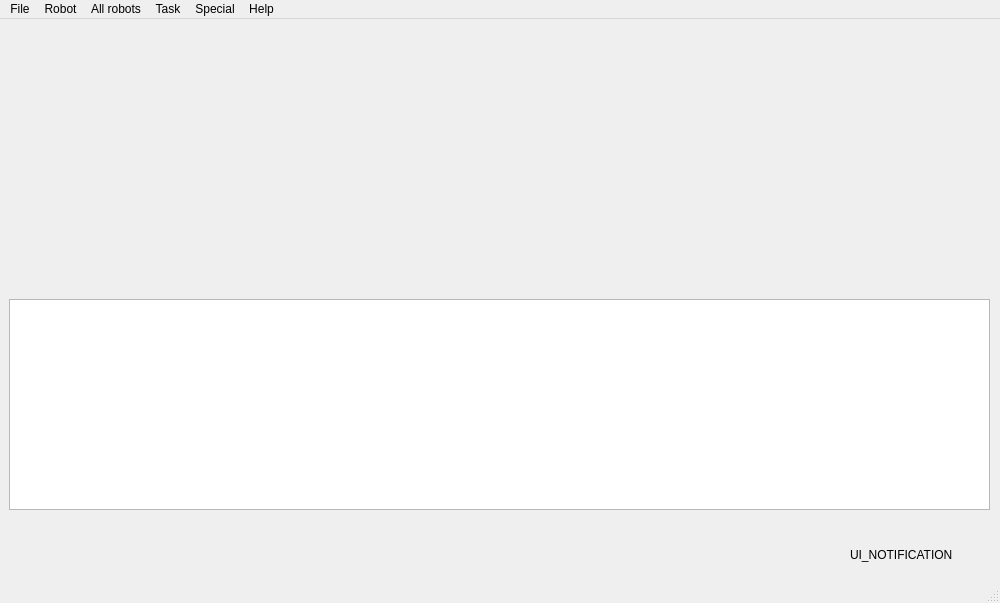
<?xml version="1.0" encoding="UTF-8"?>
<ui version="4.0">
 <class>MainWindow</class>
 <widget class="QMainWindow" name="MainWindow">
  <property name="geometry">
   <rect>
    <x>0</x>
    <y>0</y>
    <width>1000</width>
    <height>603</height>
   </rect>
  </property>
  <property name="windowTitle">
   <string>MainWindow</string>
  </property>
  <widget class="QWidget" name="centralWidget">
   <widget class="QPlainTextEdit" name="plainTextEdit_sr">
    <property name="geometry">
     <rect>
      <x>9</x>
      <y>280</y>
      <width>981</width>
      <height>211</height>
     </rect>
    </property>
    <property name="font">
     <font>
      <family>Monospace</family>
      <pointsize>9</pointsize>
     </font>
    </property>
   </widget>
   <widget class="QLabel" name="notification_label">
    <property name="geometry">
     <rect>
      <x>850</x>
      <y>520</y>
      <width>141</width>
      <height>31</height>
     </rect>
    </property>
    <property name="text">
     <string>UI_NOTIFICATION</string>
    </property>
   </widget>
  </widget>
  <widget class="QMenuBar" name="menuBar">
   <property name="geometry">
    <rect>
     <x>0</x>
     <y>0</y>
     <width>1000</width>
     <height>25</height>
    </rect>
   </property>
   <widget class="QMenu" name="menuRobot">
    <property name="title">
     <string>Robot</string>
    </property>
    <widget class="QMenu" name="menuSpkm">
     <property name="title">
      <string>Spkm</string>
     </property>
     <widget class="QMenu" name="menuspkm_Pre_synchro_moves">
      <property name="title">
       <string>Pre Synchro Moves</string>
      </property>
      <addaction name="actionspkm_Synchronisation"/>
      <addaction name="actionspkm_Motors"/>
     </widget>
     <widget class="QMenu" name="menuspkm_Post_synchro_moves">
      <property name="title">
       <string>Post Synchro Moves</string>
      </property>
      <addaction name="actionspkm_Motors_post"/>
      <addaction name="actionspkm_Joints"/>
      <addaction name="actionspkm_External"/>
     </widget>
     <widget class="QMenu" name="menuspkm_Preset_positions">
      <property name="title">
       <string>Preset Positions</string>
      </property>
      <addaction name="actionspkm_Synchro_Position"/>
      <addaction name="actionspkm_Front_Position"/>
      <addaction name="actionspkm_Position_0"/>
      <addaction name="actionspkm_Position_1"/>
      <addaction name="actionspkm_Position_2"/>
     </widget>
     <addaction name="actionspkm_EDP_Load"/>
     <addaction name="actionspkm_EDP_Unload"/>
     <addaction name="separator"/>
     <addaction name="menuspkm_Pre_synchro_moves"/>
     <addaction name="menuspkm_Post_synchro_moves"/>
     <addaction name="menuspkm_Preset_positions"/>
    </widget>
    <widget class="QMenu" name="menuSmb">
     <property name="title">
      <string>Smb</string>
     </property>
     <addaction name="actionsmb_EDP_Load"/>
     <addaction name="actionsmb_EDP_Unload"/>
    </widget>
    <widget class="QMenu" name="menuShead">
     <property name="title">
      <string>Shead</string>
     </property>
     <addaction name="actionshead_EDP_Load"/>
     <addaction name="actionshead_EDP_Unload"/>
    </widget>
    <widget class="QMenu" name="menuIrp6ot_m">
     <property name="title">
      <string>Irp6ot_m</string>
     </property>
     <widget class="QMenu" name="menuirp6ot_m_Pre_Synchro_Moves">
      <property name="title">
       <string>Pre Synchro Moves</string>
      </property>
      <addaction name="actionirp6ot_m_Synchronisation"/>
     </widget>
     <widget class="QMenu" name="menuirp6ot_m_Preset_Positions">
      <property name="title">
       <string>Preset Positions</string>
      </property>
      <addaction name="actionirp6ot_m_Synchro_Position"/>
      <addaction name="actionirp6ot_m_Front_Position"/>
      <addaction name="actionirp6ot_m_Position_0"/>
      <addaction name="actionirp6ot_m_Position_1"/>
      <addaction name="actionirp6ot_m_Position_2"/>
     </widget>
     <addaction name="actionirp6ot_m_EDP_Load"/>
     <addaction name="actionirp6ot_m_EDP_Unload"/>
     <addaction name="separator"/>
     <addaction name="menuirp6ot_m_Pre_Synchro_Moves"/>
     <addaction name="menuirp6ot_m_Preset_Positions"/>
    </widget>
    <widget class="QMenu" name="menuIrp6p_m">
     <property name="title">
      <string>Irp6p_m</string>
     </property>
     <widget class="QMenu" name="menuirp6p_m_Pre_Synchro_Moves">
      <property name="title">
       <string>Pre Synchro Moves</string>
      </property>
      <addaction name="actionirp6p_m_Synchronisation"/>
     </widget>
     <widget class="QMenu" name="menuirp6p_m_Preset_Positions">
      <property name="title">
       <string>Preset Positions</string>
      </property>
      <addaction name="actionirp6p_m_Synchro_Position"/>
      <addaction name="actionirp6p_m_Front_Position"/>
      <addaction name="actionirp6p_m_Position_0"/>
      <addaction name="actionirp6p_m_Position_1"/>
      <addaction name="actionirp6p_m_Position_2"/>
     </widget>
     <addaction name="actionirp6p_m_EDP_Load"/>
     <addaction name="actionirp6p_m_EDP_Unload"/>
     <addaction name="separator"/>
     <addaction name="menuirp6p_m_Pre_Synchro_Moves"/>
     <addaction name="menuirp6p_m_Preset_Positions"/>
    </widget>
    <widget class="QMenu" name="menuPolycrank">
     <property name="title">
      <string>Polycrank</string>
     </property>
     <addaction name="actionpolycrank_EDP_Load"/>
     <addaction name="actionpolycrank_EDP_Unload"/>
     <addaction name="separator"/>
     <addaction name="actionpolycrank_Move_Joints"/>
    </widget>
    <addaction name="menuIrp6ot_m"/>
    <addaction name="menuIrp6p_m"/>
    <addaction name="separator"/>
    <addaction name="menuSpkm"/>
    <addaction name="menuSmb"/>
    <addaction name="menuShead"/>
    <addaction name="separator"/>
    <addaction name="menuPolycrank"/>
   </widget>
   <widget class="QMenu" name="menuFile">
    <property name="title">
     <string>File</string>
    </property>
    <addaction name="actionQuit"/>
   </widget>
   <widget class="QMenu" name="menuSpecial">
    <property name="title">
     <string>Special</string>
    </property>
    <addaction name="actionClear_Console"/>
    <addaction name="separator"/>
    <addaction name="actionUnload_All"/>
    <addaction name="actionSlay_All"/>
   </widget>
   <widget class="QMenu" name="menuAll_Robots">
    <property name="title">
     <string>All robots</string>
    </property>
    <widget class="QMenu" name="menuall_Preset_Positions">
     <property name="title">
      <string>Preset Positions</string>
     </property>
     <addaction name="actionall_Synchro_Position"/>
     <addaction name="actionall_Front_Position"/>
     <addaction name="actionall_Position_0"/>
     <addaction name="actionall_Position_1"/>
     <addaction name="actionall_Position_2"/>
    </widget>
    <addaction name="actionall_EDP_Load"/>
    <addaction name="actionall_EDP_Uload"/>
    <addaction name="separator"/>
    <addaction name="actionall_Synchronisation"/>
    <addaction name="menuall_Preset_Positions"/>
   </widget>
   <widget class="QMenu" name="menuTask">
    <property name="title">
     <string>Task</string>
    </property>
    <addaction name="actionMP_Load"/>
    <addaction name="actionMP_Unload"/>
    <addaction name="separator"/>
    <addaction name="actionProcess_Control"/>
    <addaction name="actionConfiguration"/>
   </widget>
   <widget class="QMenu" name="menuHelp">
    <property name="title">
     <string>Help</string>
    </property>
    <addaction name="actionAbout"/>
   </widget>
   <addaction name="menuFile"/>
   <addaction name="menuRobot"/>
   <addaction name="menuAll_Robots"/>
   <addaction name="menuTask"/>
   <addaction name="menuSpecial"/>
   <addaction name="menuHelp"/>
  </widget>
  <widget class="QStatusBar" name="statusBar"/>
  <action name="actionspkm_EDP_Load">
   <property name="text">
    <string>EDP Load</string>
   </property>
  </action>
  <action name="actionspkm_EDP_Unload">
   <property name="text">
    <string>EDP Unload</string>
   </property>
  </action>
  <action name="actionspkm_Synchronisation">
   <property name="text">
    <string>Synchronisation</string>
   </property>
  </action>
  <action name="actionspkm_Motors">
   <property name="text">
    <string>Motors</string>
   </property>
  </action>
  <action name="actionspkm_Motors_post">
   <property name="text">
    <string>Motors</string>
   </property>
  </action>
  <action name="actionspkm_Joints">
   <property name="text">
    <string>Joints</string>
   </property>
  </action>
  <action name="actionspkm_External">
   <property name="text">
    <string>External</string>
   </property>
  </action>
  <action name="actionspkm_Synchro_Position">
   <property name="text">
    <string>synchro position</string>
   </property>
  </action>
  <action name="actionspkm_Front_Position">
   <property name="text">
    <string>Front Position</string>
   </property>
  </action>
  <action name="actionspkm_Position_0">
   <property name="text">
    <string>Position 0</string>
   </property>
  </action>
  <action name="actionspkm_Position_1">
   <property name="text">
    <string>Position 1</string>
   </property>
  </action>
  <action name="actionspkm_Position_2">
   <property name="text">
    <string>Position 2</string>
   </property>
  </action>
  <action name="actionQuit">
   <property name="text">
    <string>Quit</string>
   </property>
  </action>
  <action name="actionClear_Console">
   <property name="text">
    <string>Clear Console</string>
   </property>
  </action>
  <action name="actionEDP_load_smb">
   <property name="text">
    <string>EDP load</string>
   </property>
  </action>
  <action name="actionUnload_All">
   <property name="text">
    <string>Unload All</string>
   </property>
  </action>
  <action name="actionSlay_All">
   <property name="text">
    <string>Slay All</string>
   </property>
  </action>
  <action name="actionAbout">
   <property name="text">
    <string>About</string>
   </property>
  </action>
  <action name="actionall_EDP_Load">
   <property name="text">
    <string>EDP Load</string>
   </property>
  </action>
  <action name="actionall_EDP_Uload">
   <property name="text">
    <string>EDP Unload</string>
   </property>
  </action>
  <action name="actionall_Synchronisation">
   <property name="text">
    <string>Synchronisation</string>
   </property>
  </action>
  <action name="actionall_Synchro_Position">
   <property name="text">
    <string>Synchro Position</string>
   </property>
  </action>
  <action name="actionall_Front_Position">
   <property name="text">
    <string>Front Position</string>
   </property>
  </action>
  <action name="actionall_Position_0">
   <property name="text">
    <string>Position 0</string>
   </property>
  </action>
  <action name="actionall_Position_1">
   <property name="text">
    <string>Position 1</string>
   </property>
  </action>
  <action name="actionall_Position_2">
   <property name="text">
    <string>Position 2</string>
   </property>
  </action>
  <action name="actionMP_Load">
   <property name="text">
    <string>MP Load</string>
   </property>
  </action>
  <action name="actionMP_Unload">
   <property name="text">
    <string>MP Unload</string>
   </property>
  </action>
  <action name="actionProcess_Control">
   <property name="text">
    <string>Process Control</string>
   </property>
  </action>
  <action name="actionConfiguration">
   <property name="text">
    <string>Configuration</string>
   </property>
  </action>
  <action name="actionsmb_EDP_Load">
   <property name="text">
    <string>EDP Load</string>
   </property>
  </action>
  <action name="actionsmb_EDP_Unload">
   <property name="text">
    <string>EDP Unload</string>
   </property>
  </action>
  <action name="actionshead_EDP_Load">
   <property name="text">
    <string>EDP Load</string>
   </property>
  </action>
  <action name="actionshead_EDP_Unload">
   <property name="text">
    <string>EDP Unload</string>
   </property>
  </action>
  <action name="actionirp6ot_m_EDP_Load">
   <property name="text">
    <string>EDP Load</string>
   </property>
  </action>
  <action name="actionirp6ot_m_EDP_Unload">
   <property name="text">
    <string>EDP Unload</string>
   </property>
  </action>
  <action name="actionirp6p_m_EDP_Load">
   <property name="text">
    <string>EDP Load</string>
   </property>
  </action>
  <action name="actionirp6p_m_EDP_Unload">
   <property name="text">
    <string>EDP Unload</string>
   </property>
  </action>
  <action name="actionirp6p_m_Synchronisation">
   <property name="text">
    <string>Synchronisation</string>
   </property>
  </action>
  <action name="actionirp6ot_m_Synchronisation">
   <property name="text">
    <string>Synchronisation</string>
   </property>
  </action>
  <action name="actionirp6ot_m_Synchro_Position">
   <property name="text">
    <string>Synchro Position</string>
   </property>
  </action>
  <action name="actionirp6ot_m_Front_Position">
   <property name="text">
    <string>Front Position</string>
   </property>
  </action>
  <action name="actionirp6ot_m_Position_0">
   <property name="text">
    <string>Position 0</string>
   </property>
  </action>
  <action name="actionirp6ot_m_Position_1">
   <property name="text">
    <string>Position 1</string>
   </property>
  </action>
  <action name="actionirp6ot_m_Position_2">
   <property name="text">
    <string>Position 2</string>
   </property>
  </action>
  <action name="actionirp6p_m_Synchro_Position">
   <property name="text">
    <string>Synchro Position</string>
   </property>
  </action>
  <action name="actionirp6p_m_Front_Position">
   <property name="text">
    <string>Front Position</string>
   </property>
  </action>
  <action name="actionirp6p_m_Position_0">
   <property name="text">
    <string>Position 0</string>
   </property>
  </action>
  <action name="actionirp6p_m_Position_1">
   <property name="text">
    <string>Position 1</string>
   </property>
  </action>
  <action name="actionirp6p_m_Position_2">
   <property name="text">
    <string>Position 2</string>
   </property>
  </action>
  <action name="actionpolycrank_EDP_Load">
   <property name="text">
    <string>EDP Load</string>
   </property>
  </action>
  <action name="actionpolycrank_EDP_Unload">
   <property name="text">
    <string>EDP Unload</string>
   </property>
  </action>
  <action name="actionpolycrank_Move_Joints">
   <property name="text">
    <string>Move Joints</string>
   </property>
  </action>
 </widget>
 <layoutdefault spacing="6" margin="11"/>
 <resources/>
 <connections/>
</ui>
